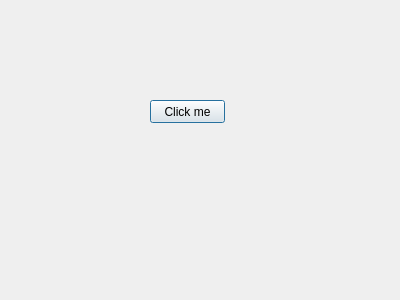
<?xml version="1.0" encoding="UTF-8"?>
<ui version="4.0">
 <class>Dialog</class>
 <widget class="QDialog" name="Dialog">
  <property name="geometry">
   <rect>
    <x>0</x>
    <y>0</y>
    <width>400</width>
    <height>300</height>
   </rect>
  </property>
  <property name="windowTitle">
   <string>Dialog</string>
  </property>
  <widget class="QPushButton" name="btnRun">
   <property name="geometry">
    <rect>
     <x>150</x>
     <y>100</y>
     <width>75</width>
     <height>23</height>
    </rect>
   </property>
   <property name="text">
    <string>Click me</string>
   </property>
  </widget>
 </widget>
 <resources/>
 <connections/>
</ui>
